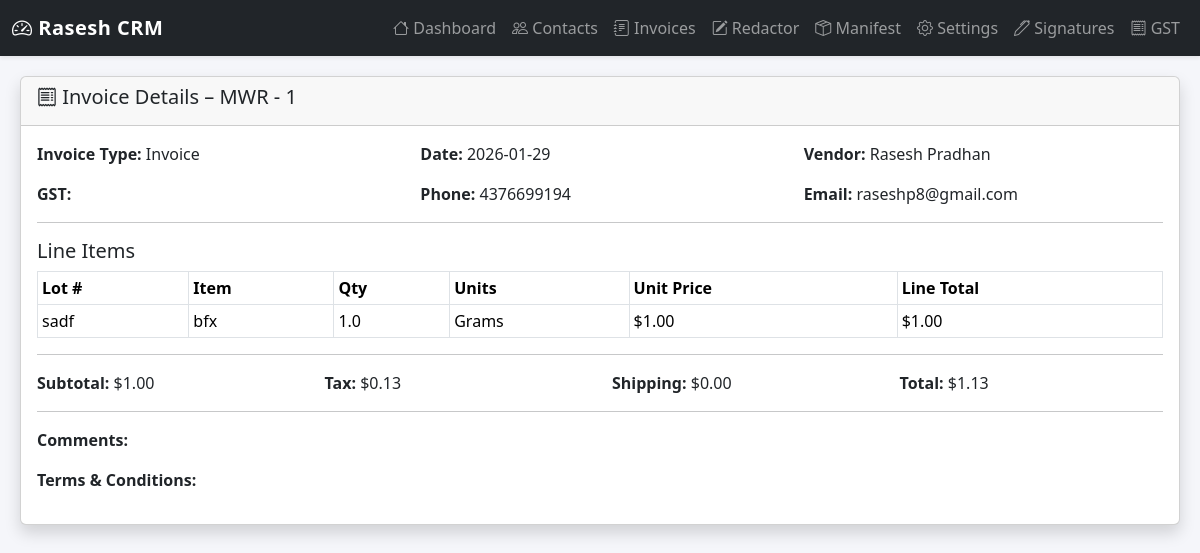
The app's page /invoice/view/2 with its own data.
### tables this page shows
CREATE TABLE invoices (
                id INTEGER PRIMARY KEY AUTOINCREMENT,
                num TEXT,
                date TEXT,
                vendor_id INTEGER,
                invoice_type TEXT,
                comments TEXT,
                terms_conditions TEXT,
                sig_id INTEGER,
                ship_cost REAL,
                tax_rate REAL,
                tax REAL,
                subtotal REAL,
                total REAL,
                pdf TEXT, gst_number TEXT, ship_method TEXT, ship_terms TEXT, delivery_date TEXT, template TEXT, id_invoice TEXT, status_invoice TEXT, discount_invoice REAL, currency_invoice TEXT, exchange_rate_invoice REAL, deposit_invoice REAL, due_date_invoice TEXT, payment_terms_invoice TEXT, late_fee_invoice REAL, total_before_tax_invoice REAL, total_after_tax_invoice REAL, balance_due_invoice REAL, client_id_invoice INTEGER, contact_id_invoice INTEGER, recurring_interval_invoice TEXT, next_invoice_date_invoice TEXT,
                FOREIGN KEY(vendor_id) REFERENCES vendors(id)
            );

CREATE TABLE vendors (
                id INTEGER PRIMARY KEY AUTOINCREMENT,
                name TEXT,
                gst_number TEXT,
                address TEXT,
                phone TEXT,
                email TEXT
            );

CREATE TABLE invoice_items (
                id INTEGER PRIMARY KEY AUTOINCREMENT,
                invoice_id INTEGER,
                lot_number TEXT,
                item TEXT,
                qty REAL,
                units TEXT,
                unit_price REAL,
                line_total REAL, invoice_item_id TEXT, line_total_invoice REAL, inventory_item_id_invoice INTEGER,
                FOREIGN KEY(invoice_id) REFERENCES invoices(id)
            );

### app/invoice_routes.py (the view)
@invoice_routes_bp.route("/view/<int:invoice_id>")
def invoice_view(invoice_id):
    with get_conn() as conn:
        invoice = conn.execute(
            "SELECT * FROM invoices WHERE id=?",
            (invoice_id,)
        ).fetchone()
        if not invoice:
            return "Invoice not found", 404
        vendor = conn.execute(
            "SELECT * FROM vendors WHERE id=?",
            (invoice["vendor_id"],)
        ).fetchone()
        items = conn.execute(
            """
            SELECT lot_number, item, qty, units, unit_price, line_total
            FROM invoice_items
            WHERE invoice_id=?
            """,
            (invoice_id,)
        ).fetchall()
    return render_template(
        "invoice/view.html",
        invoice=invoice,
        vendor=vendor,
        items=items
    )

### app/invoice_routes.py (called while the page is built)
def get_conn():
    db_path = current_app.config["DATABASE"]
    conn = sqlite3.connect(db_path)
    conn.row_factory = sqlite3.Row
    return conn

### templates/invoice/view.html (shortened to what this page needs)
{% extends 'base.html' %}
{% block content %}
<div class="card shadow">
  <div class="card-header">
    <h5><i class="bi bi-receipt"></i> Invoice Details – {{ invoice.num }}</h5>
  </div>
  <div class="card-body">
    <div class="row mb-3">
      <div class="col-md-4"><b>Invoice Type:</b> {{ invoice.invoice_type }}</div>
      <div class="col-md-4"><b>Date:</b> {{ invoice.date }}</div>
      <div class="col-md-4"><b>Vendor:</b> {{ vendor.name }}</div>
    </div>
    <div class="row mb-3">
      <div class="col-md-4"><b>GST:</b> {{ vendor.gst_number }}</div>
      <div class="col-md-4"><b>Phone:</b> {{ vendor.phone }}</div>
      <div class="col-md-4"><b>Email:</b> {{ vendor.email }}</div>
    </div>
    <hr>
    <h5>Line Items</h5>
    <table class="table table-sm table-bordered">
      <thead>
        <tr>
          <th>Lot #</th>
          <th>Item</th>
          <th>Qty</th>
          <th>Units</th>
          <th>Unit Price</th>
          <th>Line Total</th>
        </tr>
      </thead>
      <tbody>
        {% for it in items %}
        <tr>
          <td>{{ it.lot_number }}</td>
          <td>{{ it.item }}</td>
          <td>{{ it.qty }}</td>
          <td>{{ it.units }}</td>
          <td>${{ "%.2f"|format(it.unit_price) }}</td>
          <td>${{ "%.2f"|format(it.line_total) }}</td>
        </tr>
        {% endfor %}
      </tbody>
    </table>
    <hr>
    <div class="row mb-3">
      <div class="col-md-3"><b>Subtotal:</b> ${{ "%.2f"|format(invoice.subtotal) }}</div>
      <div class="col-md-3"><b>Tax:</b> ${{ "%.2f"|format(invoice.tax) }}</div>
      <div class="col-md-3"><b>Shipping:</b> ${{ "%.2f"|format(invoice.ship_cost) }}</div>
      <div class="col-md-3"><b>Total:</b> ${{ "%.2f"|format(invoice.total) }}</div>
    </div>
    <hr>
    <div class="mb-3">
      <b>Comments:</b><br>
    </div>
    <div class="mb-3">
      <b>Terms & Conditions:</b><br>
    </div>
  </div>
</div>
{% endblock %}

### templates/base.html (style rules this page uses)
body { background-color: #f5f6fa; }

### records on screen
invoices: num "MWR - 1", invoice_type "Invoice", date "2026-01-29", subtotal "1.00", tax "0.13", ship_cost "0.00", total "1.13"
vendors: name "Rasesh Pradhan", phone "4376699194", email "raseshp8@gmail.com"
invoice_items: lot_number "sadf", item "bfx", qty "1.0", units "Grams", unit_price "1.00", line_total "1.00"
